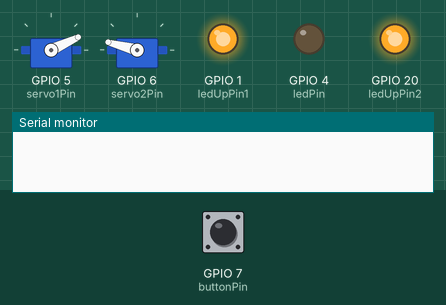
Bench run of a sketch on a simulated ESP32-S3. Parts: 2 × servo, output pins drawn as LEDs (lit = HIGH), the last lines printed to the serial monitor. Inputs (shaded band) come from the test bench; at power-on: GPIO 7 (buttonPin) LOW.

Above: at 1.5 s.
1.6 s: GPIO 7 (buttonPin) pulled HIGH for 0.15 s
At 2.4 s:
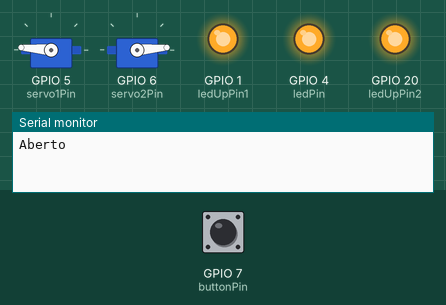
3.4 s: GPIO 7 (buttonPin) pulled HIGH for 1 s
At 5.0 s:
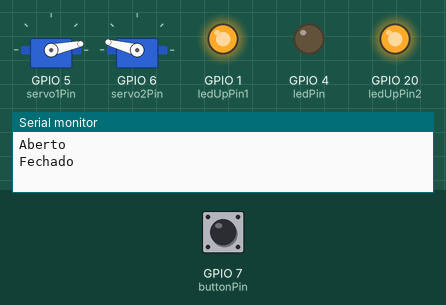
6.0 s: GPIO 7 (buttonPin) pulled HIGH for 3.2 s
At 6.15 s:
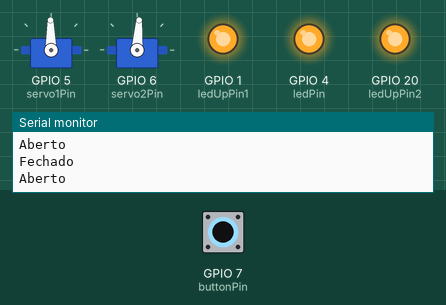
Timing chart, 0 to 9.0 s (numbered marks = the images above; inputs shaded):
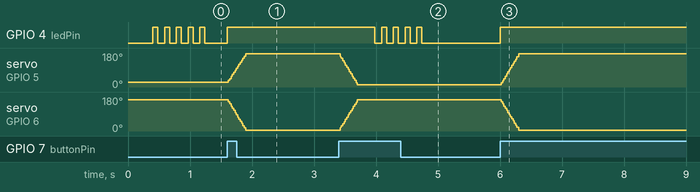

The sketch:

helment.ino
```cpp
#include <ESP32Servo.h>

// ===============================
// Pinos do botão, servos e LEDs
// ===============================
const int servo1Pin = 5;
const int servo2Pin = 6;
const int buttonPin = 7;
const int ledPin = 4;     // LED Olhos
const int ledUpPin1 = 1;  // LED adicional 1
const int ledUpPin2 = 20; // LED adicional 2

Servo servo1;
Servo servo2;

// ===============================
// Variáveis de estado
// ===============================
bool isUp = false;               // Estado atual dos servos
bool lastButtonState = LOW;      // Último estado do botão
bool moving = false;             // Indicador de movimento em andamento
bool ledDelayed = false;         // Indicador de atraso do LED

// ===============================
// Controle de movimento
// ===============================
const int movementDuration = 300;  // Tempo total de movimento (ms)
int startPos1, endPos1;            // Posições inicial e final do Servo 1
int startPos2, endPos2;            // Posições inicial e final do Servo 2
unsigned long movementStartTime;   // Momento do início do movimento
unsigned long ledDelayStartTime;   // Momento de início do atraso do LED

// ===============================
// Setup
// ===============================
void setup() {
  pinMode(buttonPin, INPUT_PULLDOWN);
  pinMode(ledPin, OUTPUT);
  pinMode(ledUpPin1, OUTPUT);
  pinMode(ledUpPin2, OUTPUT);

  digitalWrite(ledPin, LOW);
  digitalWrite(ledUpPin1, HIGH);
  digitalWrite(ledUpPin2, HIGH);

  // Inicializa os servos na posição inicial e depois desliga
  servo1.attach(servo1Pin);
  servo2.attach(servo2Pin);
  servo1.write(25);
  servo2.write(165);
  delay(300);
  servo1.detach();
  servo2.detach();

  Serial.begin(115200);
}

// ===============================
// Loop principal
// ===============================
void loop() {
  bool currentButtonState = digitalRead(buttonPin);

  // Detecta toque no botão
  if (currentButtonState == HIGH && lastButtonState == LOW && !moving) {
    isUp = !isUp; // alterna estado

    // Reanexa os servos antes de iniciar o movimento
    servo1.attach(servo1Pin);
    servo2.attach(servo2Pin);
    startPos1 = servo1.read();
    startPos2 = servo2.read();

    if (isUp) {
      endPos1 = 175; // quanto maior o número, mais alto o servo (esquerdo)
      endPos2 = 5;   // quanto menor o número, mais alto o servo (direito)
      Serial.println("Aberto");
      digitalWrite(ledPin, HIGH);
      digitalWrite(ledUpPin1, HIGH);
      digitalWrite(ledUpPin2, HIGH);
      ledDelayed = false;
    } else {
      endPos1 = 12;
      endPos2 = 165;
      Serial.println("Fechado");
      digitalWrite(ledUpPin1, HIGH);
      digitalWrite(ledUpPin2, HIGH);
      ledDelayStartTime = 0;
    }

    movementStartTime = millis();
    moving = true;
  }

  lastButtonState = currentButtonState;

  // Atualiza os servos se estiver em movimento
  if (moving) updateServoPositions();

  // Gerencia atraso do LED após fechar
  if (!isUp && !moving && !ledDelayed) {
    if (ledDelayStartTime == 0) {
      ledDelayStartTime = millis();
    } else if (millis() - ledDelayStartTime >= 100) {
      ledPulsingEffect();
      digitalWrite(ledPin, LOW);
      ledDelayed = true;
    }
  }
}

// ===============================
// Função para atualizar servos
// ===============================
void updateServoPositions() {
  unsigned long elapsedTime = millis() - movementStartTime;

  if (elapsedTime >= movementDuration) {
    // Movimento concluído
    servo1.write(endPos1);
    servo2.write(endPos2);

    // Pequeno tempo para estabilizar e depois desligar
    delay(100);
    servo1.detach();
    servo2.detach();

    moving = false;
    return;
  }

  // Calcula a posição proporcional ao tempo
  float progress = (float)elapsedTime / movementDuration;
  int newPos1 = startPos1 + (endPos1 - startPos1) * progress;
  int newPos2 = startPos2 + (endPos2 - startPos2) * progress;

  servo1.write(newPos1);
  servo2.write(newPos2);
}

// ===============================
// Efeito de pulsar no LED
// ===============================
void ledPulsingEffect() {
  for (int i = 0; i < 5; i++) {
    digitalWrite(ledPin, HIGH);
    delay(80);
    digitalWrite(ledPin, LOW);
    delay(110);
  }
  digitalWrite(ledPin, HIGH);
}
```

Measured:
- after the input at 1.6 s, GPIO 4 (ledPin): LOW → HIGH at once; servo on GPIO 5 (servo1Pin): moves from 25° to 175° over 0.28 s, starting at once; servo on GPIO 6 (servo2Pin): moves from 165° to 5° over 0.28 s, starting at once
- after the input at 3.4 s, GPIO 4 (ledPin): alternates HIGH for 0.08 s and LOW for 0.11 s, 9 changes in all, then stays LOW, starting after 0.58 s; servo on GPIO 5 (servo1Pin): moves from 175° to 12° over 0.28 s, starting at once; servo on GPIO 6 (servo2Pin): moves from 5° to 165° over 0.28 s, starting at once
- after the input at 6.0 s, GPIO 4 (ledPin): LOW → HIGH at once; servo on GPIO 5 (servo1Pin): moves from 12° to 175° over 0.28 s, starting at once; servo on GPIO 6 (servo2Pin): moves from 165° to 5° over 0.28 s, starting at once
- by itself, GPIO 4 (ledPin): alternates HIGH for 0.08 s and LOW for 0.11 s
